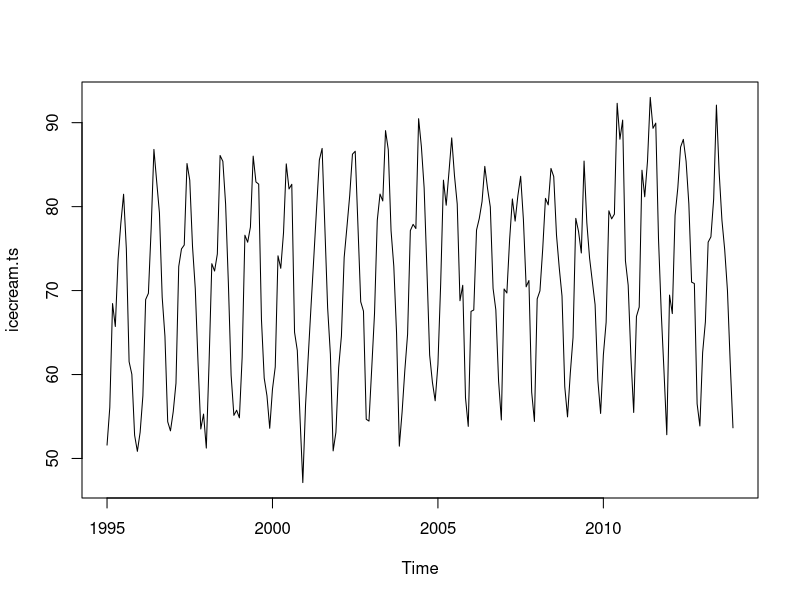
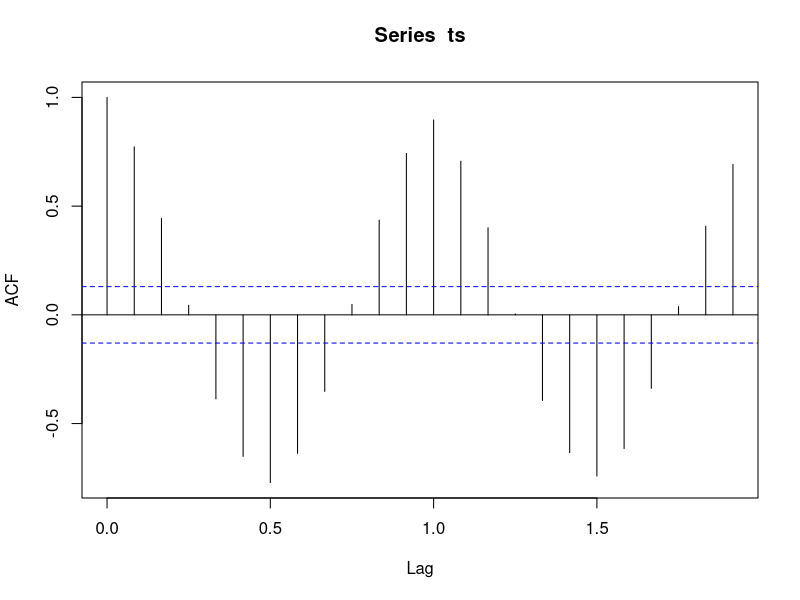
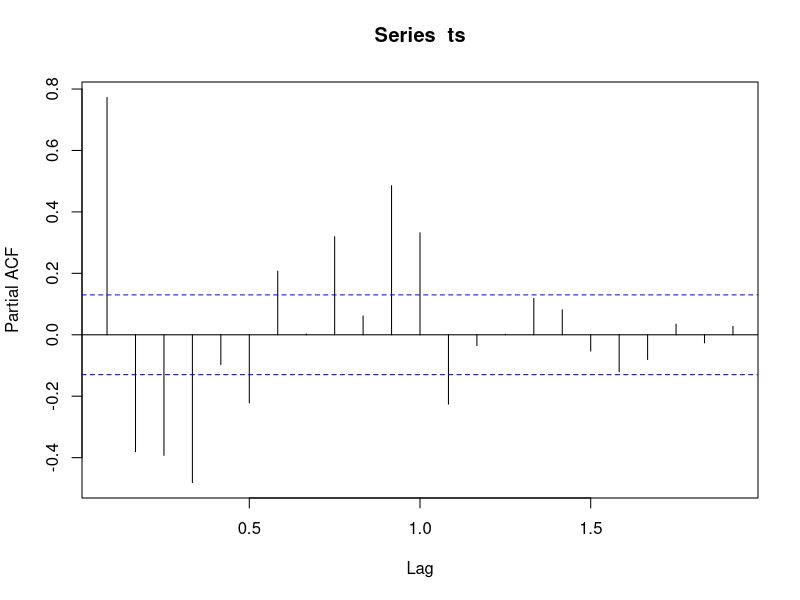
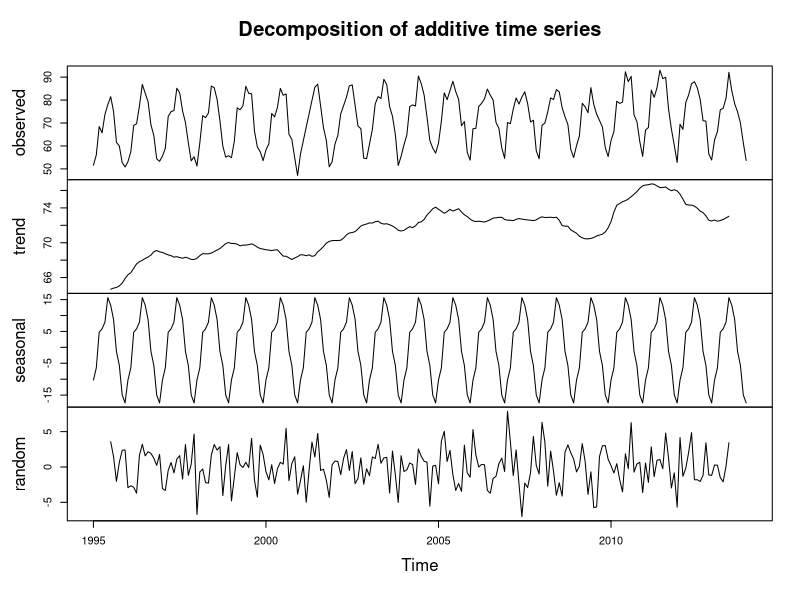
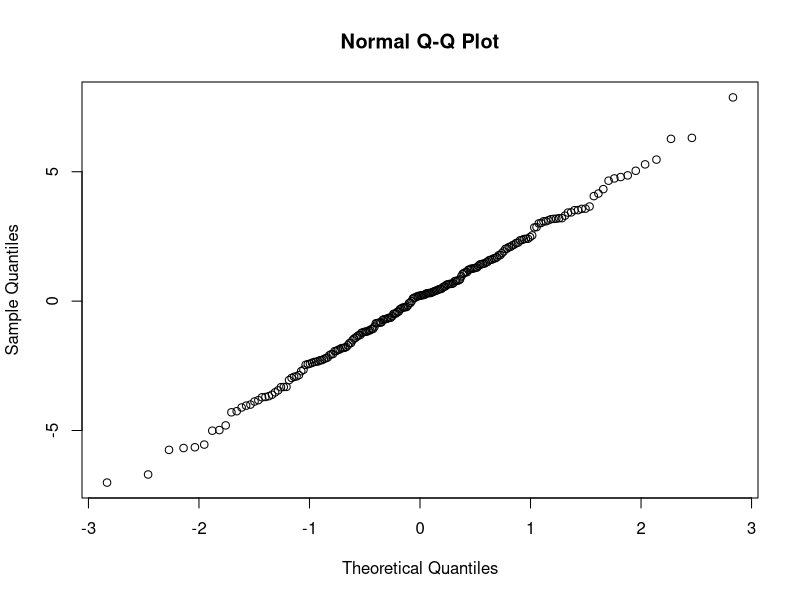
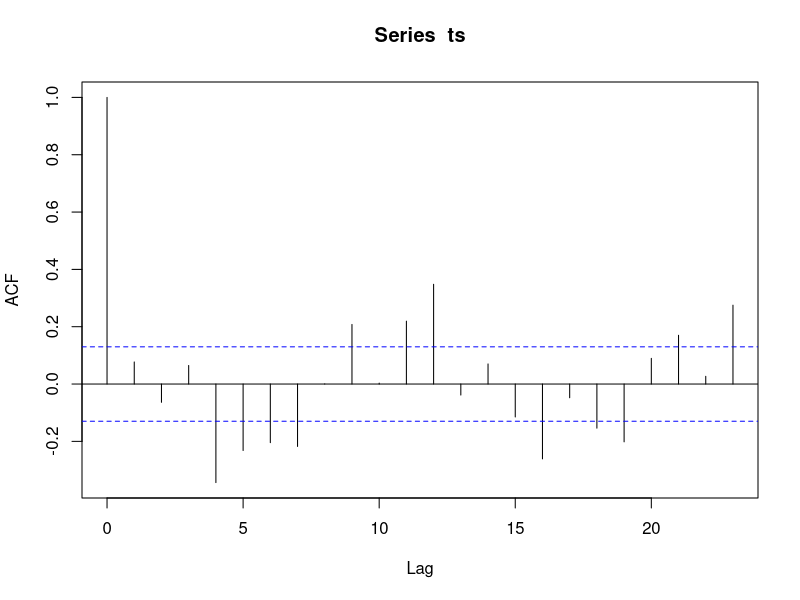
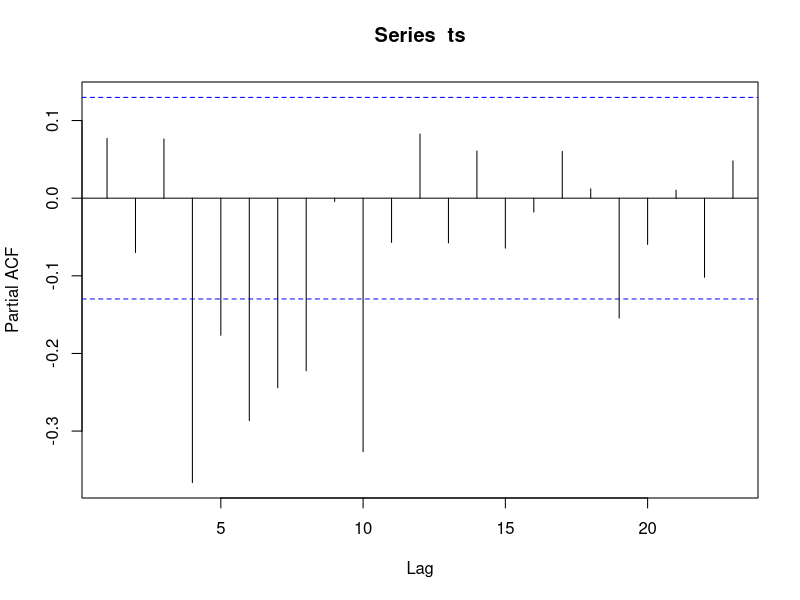
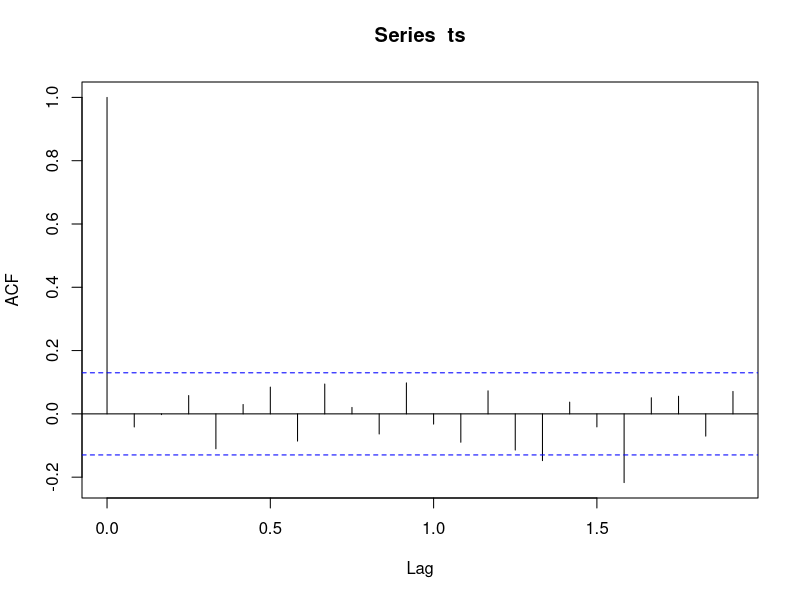

Generate these figures, in order, with R: (Note: this script raises an error after producing the figures.)
# >Perform time series analysis on the data for one of Milk Production, or Ice Cream Production (your choice), 
# in the CADairyProduction.csv file to answer the following questions 
# 
# –Is this time series stationary? 
# 
# –Is there a significant seasonal component? 
# 
# –For the remainder from the decomposition of the time series what is the order of the ARMA(p,q) process that best fits. 
# 
# –Forecast production for 12 months and examine numeric values andplot the confidence intervals. 
# Are the confidence intervals reasonably small compared to the forecast means.



library(dplyr)
library(zoo)


#==================
#### Load data ####
#==================

# Import the dataset
dairy.data <- read.csv('CADairyProduction.csv', header = TRUE)

# Format a date column
dairy.data$Date <- paste(dairy.data$Month, dairy.data$Year)
dairy.data$Date <- as.yearmon(dairy.data$Date, "%b %Y")
dairy.data$Date <- as.Date(dairy.data$Date)

## Make a time series object with ice cream production
icecream.ts <- ts(dairy.data$Icecream.Prod, start = 1995, frequency = 12)
plot(icecream.ts)

#=====================================
#### Stationarity test            ####
#=====================================

## Apply stationarity tests
library(tseries)
icecream.adf <- adf.test(icecream.ts)
icecream.adf
icecream.kpss <- kpss.test(icecream.ts)
icecream.kpss

#&&&&&&&&&&&&&&&&&&&&&&&&&&&&&&&&&&&&&&
# Insight: Based on the p-values (<0.05 for adf, >0.05 for kpss)
# we cannot reject the null hypothesis that the data
# are stationary
#&&&&&&&&&&&&&&&&&&&&&&&&&&&&&&&&&&&&&&&&&&

f_acfplots <- function(ts) {
  print(acf(ts, na.action = na.pass))
  print(pacf(ts, na.action = na.pass))
}

f_acfplots(icecream.ts)

#&&&&&&&&&&&&&&&&&&&&&&&&&
# Insight: The current data show autocorrelation. Not surprising,
# due to possible seasonality.
#&&&&&&&&&&&&&&&&&&&&&&&&&&&&&&&&

#=====================================
#### Seasonality  test            ####
#=====================================

# Run seasonality test
icecream.decompose <- decompose(icecream.ts)
plot(icecream.decompose)

## Do the residuals look like white noise?
qqnorm(icecream.decompose$random)

#&&&&&&&&&&&&&&&&&&&&&&&&&&&&&&&&&
# Insight: There is a clear seasonal component, as seen in the 
# seasonal plot. The amplitude is ~30 with a period of 12mo.
# Residuals look like white noise, good.
#&&&&&&&&&&&&&&&&&&&&&&&&&&&&&&&&&

## Plot acf plots
f_acfplots(ts(icecream.decompose$random))

#&&&&&&&&&&&&
# Insight: Though better, we can still not say that this is white noise.
#&&&&&&&&&&&&&&&&&





#=====================================
#### Model                     ####
#=====================================

## Find the best arma order:
f_best_arma <- function(decomp.random, p.range = 0:4, d.range = 0, q.range = 0:4) {
  arma.variants <- expand.grid(p.range, d.range, q.range)
  colnames(arma.variants) <- c("p", "d", "q")
  
  arma.variants$arma <- Inf
  for (i in 1:nrow(arma.variants)) {
    arma <- arima(decomp.random, order = c(arma.variants$p[i], arma.variants$d[i], arma.variants$q[i]))
    arma.variants$arma[i] <- arma$aic
  }
  
  return(arma.variants)
}

best.rand.arma <- f_best_arma(icecream.decompose$random)
# Best random arma is (4, 0, 4)

best.seasonal.arma <- f_best_arma(icecream.decompose$seasonal, p.range = 0:2, d.range = 0:2, q.range = 0)
# Best seasonal coefficients are (2,0,0)

## Make the final arma model
arma.model <- arima(icecream.ts,
                    order = c(4, 0, 4),
                    seasonal = list(order = c(2, 0, 0), period = 12))

## acf plots of arma model
f_acfplots(arma.model$residuals)
qqnorm(arma.model$residuals)




#=====================================
#### Forecast                     ####
#=====================================

# Forecast ice cream
ts.forecast <- forecast(arma.model, h = 12)
ts.forecast

## Plot the forecast:
plot(ts.forecast)

#&&&&&&&&&&&&&&&&
# Insight: The forecast shows as expected, with SEs that are reasonable
# given the magnitude of the signal.
#&&&&&&&&&&&&&&&&&&